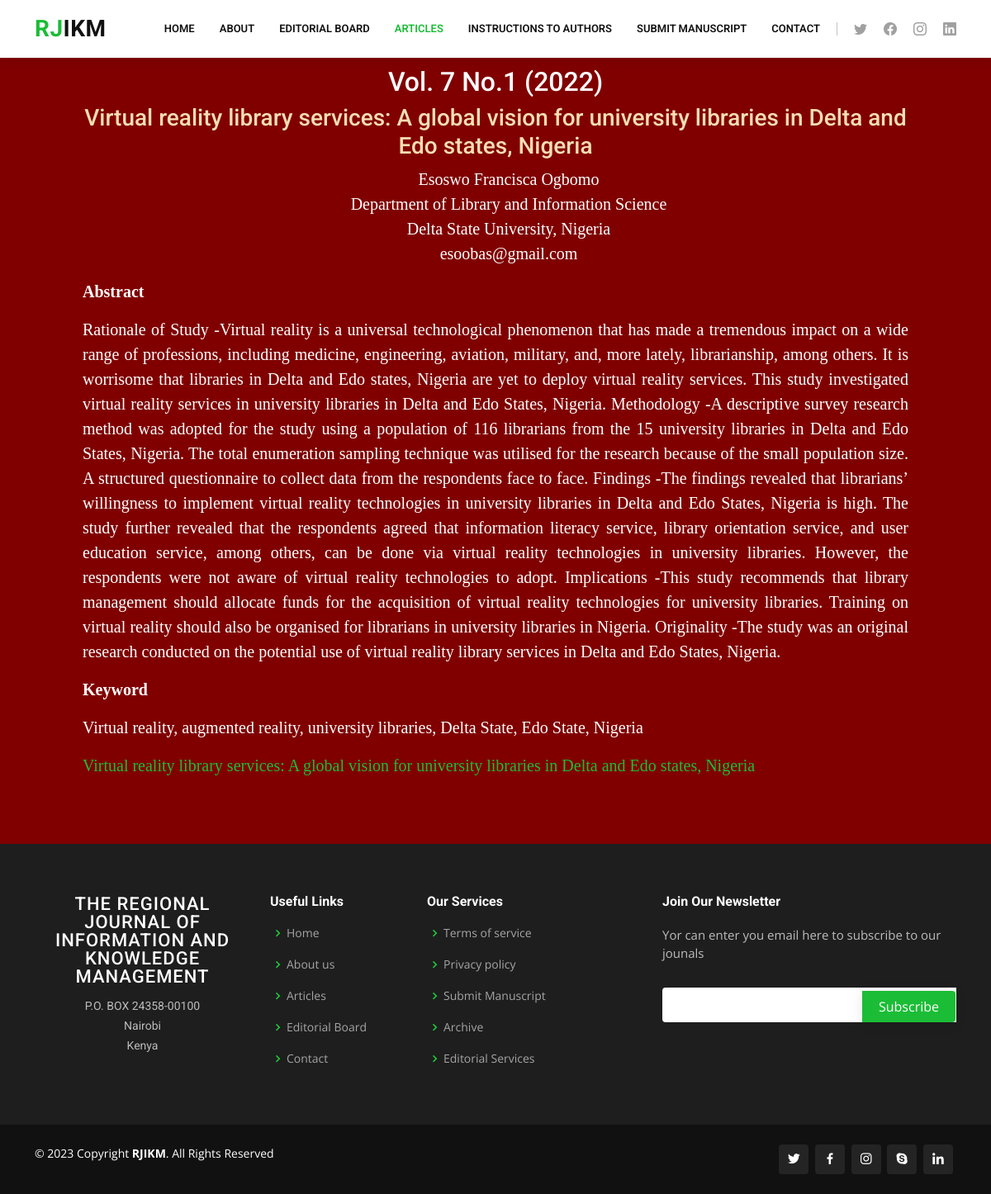
The app's page /rjikm/article/5 with its own data.
### rjikm/models.py (models this page shows, shortened)
class Article(models.Model):
    volume = models.CharField(max_length=100, default="untitled")
    title = models.CharField(max_length=400, default='Untitled')
    author1 = models.CharField(max_length=100, default='Anonymous')
    university1 = models.CharField(max_length=100, default='Unknown')
    department1 = models.CharField(max_length=100, default='Unknown')
    email1 = models.EmailField(default='anonymous@example.com')
    author2 = models.CharField(max_length=100, default='Anonymous')
    department2 = models.CharField(max_length=100, default='Unknown')
    university2 = models.CharField(max_length=100, default='Unknown')
    email2 = models.EmailField(default='anonymous@example.com')
    author3 = models.CharField(max_length=100, default='Anonymous')
    department3 = models.CharField(max_length=100, default='Unknown')
    university3 = models.CharField(max_length=100, default='Unknown')
    email3 = models.EmailField(default='anonymous@example.com')
    abstract_title = models.CharField(max_length=100, default='Abstract')
    abstract = models.TextField(default='No abstract provided')
    keyword_title = models.CharField(max_length=100, default="Keyword")
    keywords = models.CharField(max_length=200, default='None')
    pdf_doc = models.FileField(upload_to='rjikm/uploads/', default='Untitled')

### rjikm/views.py (the view)
# urls.py: path('article/<int:id>', views.article_view, name='article_view'),
def article_view(request, id):
    article = Article.objects.get(id=id)
    return render(request, 'rjikm/volarticles.html', {'article': article})

### rjikm/templates/rjikm/volarticles.html (shortened to what this page needs)
{% extends "rjikm/layoutvol7articles.html" %}
{% block body %}
<section style="background-color: maroon;">
 <div style="margin:20px 100px 20px 100px; color:white; font-family: Times New Roman, Times, serif; font-size: 20px">
        <h2 style="text-align:center;"> {{article.volume}} </h2>
        <h3 style="text-align:center; color: wheat;"> {{article.title}}</h3>
        <ul style="list-style-type: none;">
        {% if article.author1 != 'Anonymous' %}
        <li style="text-align:center;"> {{article.author1}} </li>
        {% endif %}
        {% if article.department1 != 'Unknown' %}
        <li style="text-align:center;"> {{article.department1}} </li>
        {% endif %}
        {% if article.university1 != 'Unknown' %}
        <li style="text-align:center;"> {{article.university1}} </li>
        {% endif %}
        {% if article.email1 != 'anonymous@example.com' %}
        <li style="text-align:center;"> {{article.email1}} </li>
        {% endif %}
        </ul>
        <p><strong>{{article.abstract_title}}</strong></p>
        <p style="text-align:justify;"> {{article.abstract}}</p>
        <p><strong>{{article.keyword_title}}</strong></p>
        <p> {{article.keywords}}</p>
        <p> <a href="{% url 'view_pdf' article.id %}" target="_blank">{{article.title}}</a></p>
 </div>
</section>
{% endblock %}

### rjikm/static/rjikm/style.css (style rules this page uses)
body { font-family: "Open Sans", sans-serif; color: #4d4643; }
a { color: #1bbd36; text-decoration: none; }
h1, h2, h3, h4, h5, h6 { font-family: "Roboto", sans-serif; }
section { padding: 60px 0; overflow: hidden; }

### records on screen
Article: volume "Vol. 7 No.1 (2022)", title "Virtual reality library services: A global vision for university libraries in Delta and Edo states, Nigeria", author1 "Esoswo Francisca Ogbomo", department1 "Department of Library and Information Science", university1 "Delta State University, Nigeria", email1 "esoobas@gmail.com", abstract_title "Abstract", abstract "Rationale of Study -Virtual reality is a universal technological phenomenon that has made a tremendous impact on a wide range of professions, including medicine, engineering, aviation, military, and, more lately, librarianship, among others. It is worrisome that libraries in Delta and Edo states, Nigeria are yet to deploy virtual reality services. This study investigated virtual reality services in university libraries in Delta and Edo States, Nigeria. Methodology -A descriptive survey research method was adopted for the study using a population of 116 librarians from the 15 university libraries in Delta and Edo States, Nigeria. The total enumeration sampling technique was utilised for the…", keyword_title "Keyword", keywords "Virtual reality, augmented reality, university libraries, Delta State, Edo State, Nigeria"
